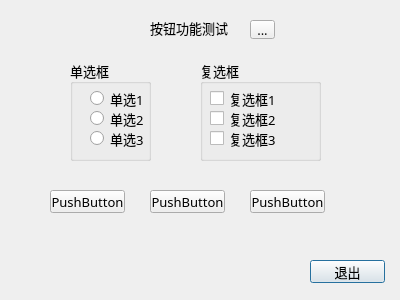
<?xml version="1.0" encoding="UTF-8"?>
<ui version="4.0">
 <class>Dialog</class>
 <widget class="QDialog" name="Dialog">
  <property name="geometry">
   <rect>
    <x>0</x>
    <y>0</y>
    <width>400</width>
    <height>300</height>
   </rect>
  </property>
  <property name="font">
   <font>
    <family>Microsoft YaHei</family>
    <pointsize>10</pointsize>
   </font>
  </property>
  <property name="windowTitle">
   <string>Dialog</string>
  </property>
  <widget class="QGroupBox" name="groupBox">
   <property name="geometry">
    <rect>
     <x>70</x>
     <y>60</y>
     <width>81</width>
     <height>101</height>
    </rect>
   </property>
   <property name="title">
    <string>单选框</string>
   </property>
   <widget class="QRadioButton" name="radioButton">
    <property name="geometry">
     <rect>
      <x>20</x>
      <y>30</y>
      <width>82</width>
      <height>17</height>
     </rect>
    </property>
    <property name="text">
     <string>单选1</string>
    </property>
   </widget>
   <widget class="QRadioButton" name="radioButton_2">
    <property name="geometry">
     <rect>
      <x>20</x>
      <y>50</y>
      <width>82</width>
      <height>17</height>
     </rect>
    </property>
    <property name="text">
     <string>单选2</string>
    </property>
   </widget>
   <widget class="QRadioButton" name="radioButton_3">
    <property name="geometry">
     <rect>
      <x>20</x>
      <y>70</y>
      <width>82</width>
      <height>17</height>
     </rect>
    </property>
    <property name="text">
     <string>单选3</string>
    </property>
   </widget>
  </widget>
  <widget class="QGroupBox" name="groupBox_2">
   <property name="geometry">
    <rect>
     <x>200</x>
     <y>60</y>
     <width>121</width>
     <height>101</height>
    </rect>
   </property>
   <property name="title">
    <string>复选框</string>
   </property>
   <widget class="QCheckBox" name="checkBox">
    <property name="geometry">
     <rect>
      <x>10</x>
      <y>30</y>
      <width>70</width>
      <height>17</height>
     </rect>
    </property>
    <property name="text">
     <string>复选框1</string>
    </property>
   </widget>
   <widget class="QCheckBox" name="checkBox_2">
    <property name="geometry">
     <rect>
      <x>10</x>
      <y>50</y>
      <width>70</width>
      <height>17</height>
     </rect>
    </property>
    <property name="text">
     <string>复选框2</string>
    </property>
   </widget>
   <widget class="QCheckBox" name="checkBox_3">
    <property name="geometry">
     <rect>
      <x>10</x>
      <y>70</y>
      <width>70</width>
      <height>17</height>
     </rect>
    </property>
    <property name="text">
     <string>复选框3</string>
    </property>
   </widget>
  </widget>
  <widget class="QPushButton" name="pushButton">
   <property name="geometry">
    <rect>
     <x>310</x>
     <y>260</y>
     <width>75</width>
     <height>23</height>
    </rect>
   </property>
   <property name="text">
    <string>退出</string>
   </property>
  </widget>
  <widget class="QPushButton" name="pushBtn1">
   <property name="geometry">
    <rect>
     <x>50</x>
     <y>190</y>
     <width>75</width>
     <height>23</height>
    </rect>
   </property>
   <property name="text">
    <string>PushButton</string>
   </property>
  </widget>
  <widget class="QPushButton" name="pushBtn2">
   <property name="geometry">
    <rect>
     <x>150</x>
     <y>190</y>
     <width>75</width>
     <height>23</height>
    </rect>
   </property>
   <property name="text">
    <string>PushButton</string>
   </property>
  </widget>
  <widget class="QPushButton" name="pushBtn3">
   <property name="geometry">
    <rect>
     <x>250</x>
     <y>190</y>
     <width>75</width>
     <height>23</height>
    </rect>
   </property>
   <property name="text">
    <string>PushButton</string>
   </property>
  </widget>
  <widget class="QLabel" name="label">
   <property name="geometry">
    <rect>
     <x>150</x>
     <y>20</y>
     <width>81</width>
     <height>16</height>
    </rect>
   </property>
   <property name="text">
    <string>按钮功能测试</string>
   </property>
  </widget>
  <widget class="QToolButton" name="toolButton">
   <property name="geometry">
    <rect>
     <x>250</x>
     <y>20</y>
     <width>25</width>
     <height>19</height>
    </rect>
   </property>
   <property name="text">
    <string>...</string>
   </property>
  </widget>
 </widget>
 <layoutdefault spacing="6" margin="11"/>
 <resources/>
 <connections/>
</ui>
